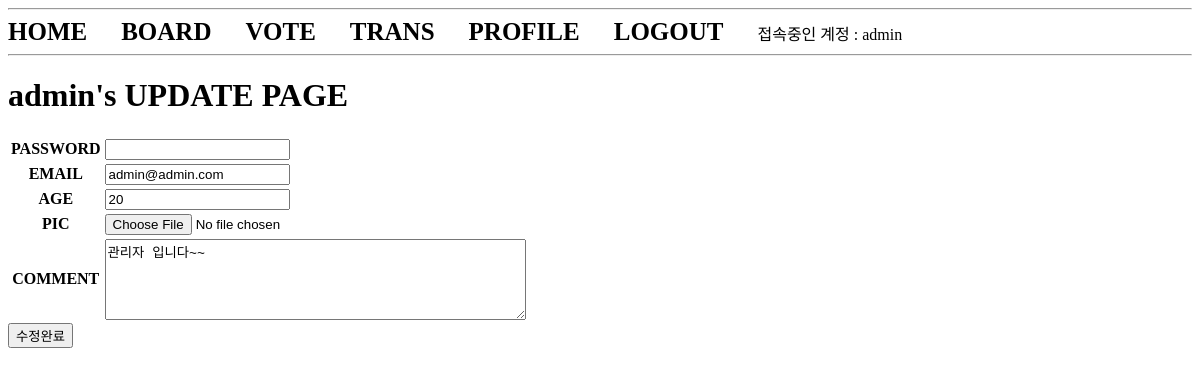
Screenshot of /acc/update/ (signed in) with the database file from the repository.
### acc/models.py (models this page shows, shortened)
class User(AbstractUser):
    pic = models.ImageField(upload_to="user/%y/%m")
    comment = models.TextField()
    age = models.IntegerField(default=1)

### acc/views.py (the view, shortened to what this page needs)
# urls.py: path('update/', views.update, name="update"),
def update(req):
    return render(req, "acc/update.html")

### templates/acc/update.html (shortened to what this page needs)
{% extends 'base.html' %}
{% block con %}
    <h1>{{user}}'s UPDATE PAGE</h1>
    <form method="post" enctype="multipart/form-data">
        <table>
            <tr>
                <th>PASSWORD</th>
                <td><input type="password" name="upass"></td>
            </tr>
            <tr>
                <th>EMAIL</th>
                <td><input type="text" name="umail" value="{{user.email}}"></td>
            </tr>
            <tr>
                <th>AGE</th>
                <td><input type="number" value="{{ user.age }}" name="uage"></td>
            </tr>
            <tr>
                <th>PIC</th>
                <td><input type="file" name="upic"></td>
            </tr>
            <tr>
                <th>COMMENT</th>
                <td><textarea cols="50" rows="5" name="ucom">{{ user.comment }}</textarea></td>
            </tr>
        </table>
        <button>수정완료</button>
    </form>
{% endblock %}

### templates/base.html (shortened to what this page needs)
<hr>
{% if user.is_authenticated %}
    <div>
        <a href="{% url 'acc:index' %}" class="menu">HOME</a>
        <a href="{% url 'board:index' %}" class="menu">BOARD</a>
        <a href="{% url 'vote:index' %}" class="menu">VOTE</a>
        <a href="{% url 'trans:index' %}" class="menu">TRANS</a>
        <a href="{% url 'acc:profile' %}" class="menu">PROFILE</a>
        <a href="{% url 'acc:logout' %}" class="menu">LOGOUT</a>
        접속중인 계정 : {{user}}
    </div>
{% else %}
    <div>
        <a href="{% url 'acc:index' %}" class="menu">HOME</a>
        <a href="{% url 'acc:login' %}" class="menu">LOGIN</a>
        <a href="{% url 'acc:signup' %}" class="menu">SIGNUP</a>
    </div>
{% endif %}
<hr>
{% block con %}
{% endblock %}

### templates/base.html (style rules this page uses)
.menu { text-decoration: none; font-size: 25px; color:black; font-weight: bold; margin-right: 30px; }

### rows the page displays
User: username "admin", umail "admin@admin.com", uage "20", ucom "관리자 입니다~~"
